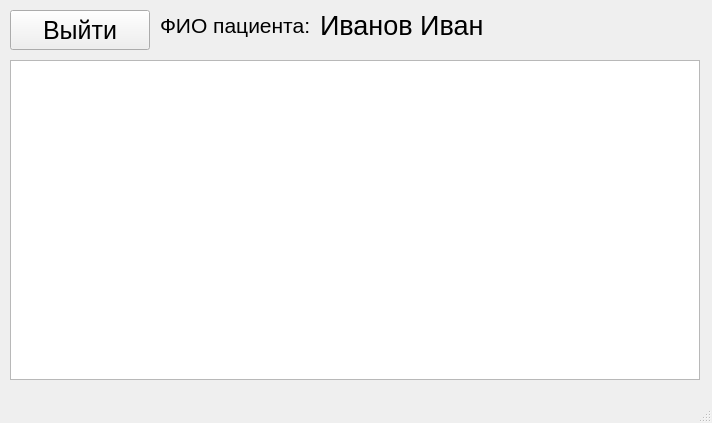
<?xml version="1.0" encoding="UTF-8"?>
<ui version="4.0">
 <class>MainWindow</class>
 <widget class="QMainWindow" name="MainWindow">
  <property name="geometry">
   <rect>
    <x>0</x>
    <y>0</y>
    <width>712</width>
    <height>423</height>
   </rect>
  </property>
  <property name="windowTitle">
   <string>дополнительная информация</string>
  </property>
  <widget class="QWidget" name="centralwidget">
   <widget class="QPushButton" name="exit_button">
    <property name="geometry">
     <rect>
      <x>10</x>
      <y>10</y>
      <width>140</width>
      <height>40</height>
     </rect>
    </property>
    <property name="font">
     <font>
      <pointsize>19</pointsize>
     </font>
    </property>
    <property name="text">
     <string>Выйти</string>
    </property>
   </widget>
   <widget class="QLabel" name="label_5">
    <property name="geometry">
     <rect>
      <x>160</x>
      <y>10</y>
      <width>160</width>
      <height>31</height>
     </rect>
    </property>
    <property name="font">
     <font>
      <pointsize>16</pointsize>
     </font>
    </property>
    <property name="text">
     <string>ФИО пациента:</string>
    </property>
   </widget>
   <widget class="QTextEdit" name="text">
    <property name="geometry">
     <rect>
      <x>10</x>
      <y>60</y>
      <width>690</width>
      <height>320</height>
     </rect>
    </property>
    <property name="font">
     <font>
      <pointsize>16</pointsize>
     </font>
    </property>
   </widget>
   <widget class="QLabel" name="name">
    <property name="geometry">
     <rect>
      <x>320</x>
      <y>10</y>
      <width>400</width>
      <height>31</height>
     </rect>
    </property>
    <property name="font">
     <font>
      <pointsize>20</pointsize>
     </font>
    </property>
    <property name="text">
     <string>Иванов Иван</string>
    </property>
   </widget>
  </widget>
  <widget class="QMenuBar" name="menubar">
   <property name="geometry">
    <rect>
     <x>0</x>
     <y>0</y>
     <width>712</width>
     <height>18</height>
    </rect>
   </property>
  </widget>
  <widget class="QStatusBar" name="statusbar"/>
 </widget>
 <resources/>
 <connections/>
</ui>
